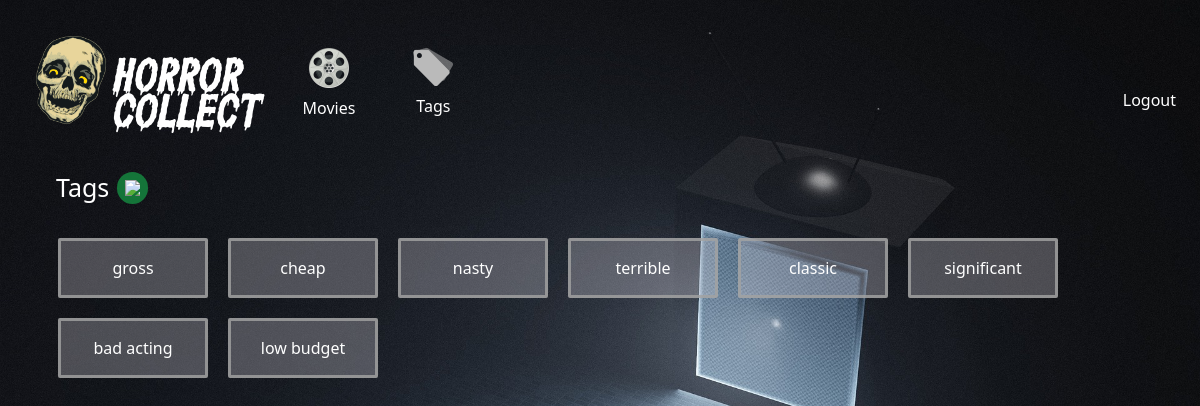
Screenshot of /tags (signed in) with the database file from the repository.
### app/models.py (models this page shows)
class Tag(db.Model):
  id = db.Column(db.Integer, primary_key=True)
  name = db.Column(db.String(255), nullable=False)
  user_id = db.Column(db.Integer, db.ForeignKey('user.id'), nullable=False)
  user = db.relationship('User', back_populates='tags')
  movies = db.relationship('Movie', secondary='movie_tags', back_populates='tags')

### app/controllers/tags.py (the view)
@tags.route('/tags')
@login_required
def index():
  tags = Tag.query.filter_by(user_id=current_user.id)
  return render_template('tags/index.html', tags=tags)

### app/__init__.py (called while the page is built)
@login_manager.user_loader
def load_user(user_id):
    return User.query.get(int(user_id))

### app/templates/tags/index.html
{% extends 'layouts/base.html' %} {% block content %}
<main>
  <div class="flex title flex-row items-center mb-4 mx-2">
    <p class="">Tags</p>
    <a class="rounded-full p-2 bg-green-700/90 m-2 hover:bg-green-800/90" href="{{ url_for('tags.new') }}">
      <img class="w-[15px]" src="/static/images/plus.png"/>
    </a>
  </div>
  <div class="gallery">
    {% for tag in tags %}
      <a href="{{ url_for('tags.show', id=tag.id) }}"
      class="tag">
        <p>{{ tag.name }}</p>
      </a>
    {% endfor %}
  </div>
</main>
{% endblock %}

### app/static/style.css (style rules this page uses)
.tag { margin: 10px; border:rgba(162, 162, 162, 0.816) 3px solid; border-radius: 2px; background-color: rgba(219, 215, 223, 0.299); width: 150px; height: 60px; padding: 5px 12px; display: flex; align-items: center; justify-content: center; }
.title { font-size: 25px; width: 100%; text-align: center; }
.gallery { display:flex; flex-direction: row; justify-content: left; flex-wrap: wrap; }
main { max-width: 1500px; display:flex; flex-direction: column; margin: 3rem 5rem; margin: 1rem 0; padding: 0 3rem; }

### rows the page displays
Tag: name "gross"
Tag: name "cheap"
Tag: name "nasty"
Tag: name "terrible"
Tag: name "classic"
Tag: name "significant"
Tag: name "bad acting"
Tag: name "low budget"
